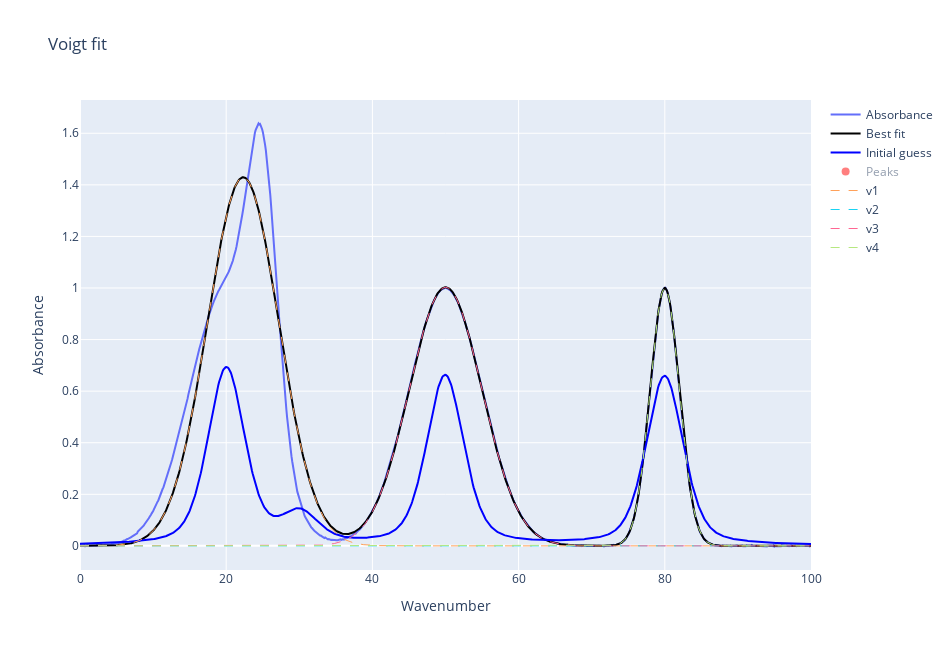

Notebook source saved alongside this figure:
### Code cell
x_values = np.linspace(0, 100, 1000)
y_values = (np.exp(-(x_values - 20)**2 / (2 * 5**2)) +
            np.exp(-(x_values - 25)**2 / (2 * 2**2)) +
            np.exp(-(x_values - 50)**2 / (2 * 5**2)) +
            np.exp(-(x_values - 80)**2 / (2 * 2**2)) + 
            np.random.normal(0, 0.001, x_values.size)
            )

peaks = [20, 30, 50, 80]

result, fig = fit_voigt(x_values, y_values, peaks)
fig.show()

### Figure 1 — Plotly figure (JSON) as saved in the notebook; plotly's stock layout.template omitted (floating-point values rounded to 4 significant figures; data arrays with more than 128 entries replaced by an {"elided": "..."} marker saying what was removed)
{"data": [{"mode": "lines", "name": "Absorbance", "type": "scatter", "x": {"elided": "1000 float values"}, "y": {"elided": "1000 float values"}}, {"line": {"color": "black"}, "mode": "lines", "name": "Best fit", "type": "scatter", "x": {"elided": "1000 float values"}, "y": {"elided": "1000 float values"}}, {"line": {"color": "blue"}, "mode": "lines", "name": "Initial guess", "type": "scatter", "x": {"elided": "1000 float values"}, "y": {"elided": "1000 float values"}}, {"marker": {"color": "red", "size": 8}, "mode": "markers", "name": "Peaks", "type": "scatter", "visible": "legendonly", "x": [20.02, 30.03, 49.95, 79.98], "y": [1.045, 0.1766, 1.0, 0.9992]}, {"line": {"dash": "dash", "width": 1}, "mode": "lines", "name": "v1", "type": "scatter", "x": {"elided": "1000 float values"}, "y": {"elided": "1000 float values"}}, {"line": {"dash": "dash", "width": 1}, "mode": "lines", "name": "v2", "type": "scatter", "x": {"elided": "1000 float values"}, "y": {"elided": "1000 float values"}}, {"line": {"dash": "dash", "width": 1}, "mode": "lines", "name": "v3", "type": "scatter", "x": {"elided": "1000 float values"}, "y": {"elided": "1000 float values"}}, {"line": {"dash": "dash", "width": 1}, "mode": "lines", "name": "v4", "type": "scatter", "x": {"elided": "1000 float values"}, "y": {"elided": "1000 float values"}}], "layout": {"height": 650, "title": {"text": "Voigt fit"}, "width": 950, "xaxis": {"title": {"text": "Wavenumber"}}, "yaxis": {"title": {"text": "Absorbance"}}}}
